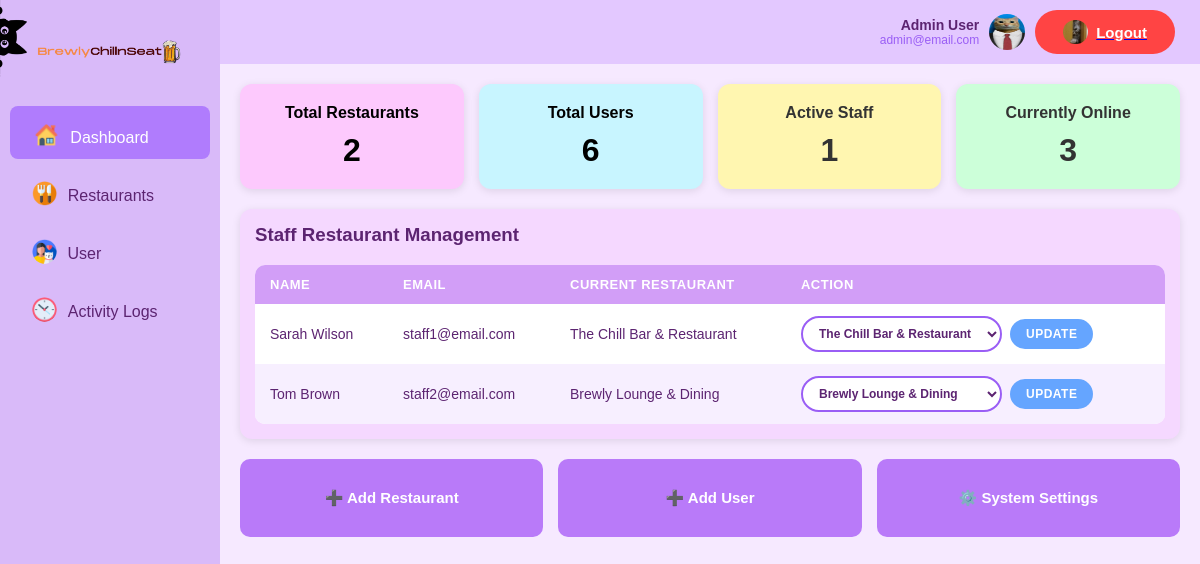
Page /project/superadmin/index.php (signed in) on the committed database.
### tables this page shows
CREATE TABLE `staff` (
  `staff_id` int(11) NOT NULL,
  `user_id` int(11) NOT NULL,
  `restaurant_id` int(11) NOT NULL
);

CREATE TABLE `user` (
  `user_id` int(11) NOT NULL,
  `email` varchar(100) NOT NULL,
  `username` varchar(50) NOT NULL,
  `password` varchar(255) NOT NULL,
  `firstname` varchar(50) NOT NULL,
  `lastname` varchar(50) NOT NULL,
  `dob` date NOT NULL,
  `user_phone` varchar(10) NOT NULL,
  `role` enum('CUSTOMER','STAFF','ADMIN') NOT NULL DEFAULT 'CUSTOMER',
  `user_created_at` datetime DEFAULT CURRENT_TIMESTAMP,
  `is_active` enum('Y','N') DEFAULT 'N'
);

CREATE TABLE `restaurant` (
  `restaurant_id` int(11) NOT NULL,
  `rest_name` varchar(100) NOT NULL,
  `rest_description` text NOT NULL,
  `open_time` time NOT NULL,
  `close_time` time NOT NULL,
  `rest_phone` varchar(10) NOT NULL,
  `rest_status` enum('OPEN','CLOSED') DEFAULT 'OPEN',
  `rest_address` text NOT NULL,
  `rest_email` varchar(100) NOT NULL
);

### project/superadmin/index.php (the view, shortened to what this page needs)
<?php
require_once('../connect.php');
$conn = $mysqli;
$stmt = $conn->query("SELECT COUNT(*) as total FROM restaurant");
$totalRestaurants = $stmt->fetch_assoc()['total'];
$stmt = $conn->query("SELECT COUNT(*) as total FROM user");
$totalUsers = $stmt->fetch_assoc()['total'];
$stmt = $conn->query("SELECT COUNT(*) as total FROM user WHERE UPPER(role) = 'STAFF' AND is_active = 'Y'");
$activeStaff = $stmt->fetch_assoc()['total'];
$stmt = $conn->query("SELECT COUNT(*) as total FROM user WHERE is_active = 'Y'");
$currentlyOnline = $stmt->fetch_assoc()['total'];
$staff_query = "SELECT u.user_id, u.firstname, u.lastname, u.email,
                       s.staff_id, s.restaurant_id, r.rest_name
                FROM user u
                LEFT JOIN staff s ON u.user_id = s.user_id
                LEFT JOIN restaurant r ON s.restaurant_id = r.restaurant_id
                WHERE LOWER(u.role) = 'staff'
                ORDER BY u.firstname, u.lastname";
$staff_result = $conn->query($staff_query);
$restaurants_query = "SELECT restaurant_id, rest_name FROM restaurant ORDER BY rest_name";
$restaurants_result = $conn->query($restaurants_query);
$restaurants = [];
while ($row = $restaurants_result->fetch_assoc()) {
    $restaurants[] = $row;
}
?>
<!DOCTYPE html>
<html lang="th">
<head>
  <link rel="stylesheet" href="style.css">
</head>
<body>
  <div class="sidebar">
    <div class="logo"><img src="logo.png" alt="BrewlyChillInSeat Logo"></div>
    <div class="menu">
      <a href="index.php" class="active"><img src="homepage.png" alt="homepage" style="height:25px;border-radius:22px; object-fit:contain;position:relative; top:5px;"> Dashboard</a>
      <a href="restaurants.php"><img src="restaurant.png" alt="restaurant" style="height:25px;border-radius:22px; object-fit:contain;position:relative; top:5px; right:-2px;"> <span style="margin-left:8px;">Restaurants</span></a>
      <a href="users.php"><img src="usericon.png" alt="usericon" style="height:25px;border-radius:22px; object-fit:contain;position:relative; top:5px; right:-2px;"> <span style="margin-left:8px;">User</span></a>
      <a href="activity_log.php"><img src="time.png" alt="time" style="height:25px;border-radius:22px; object-fit:contain;position:relative; top:5px; right:-2px;"> <span style="margin-left:8px;">Activity Logs</span></a>
    </div>
  </div>
  <div class="main">
    <div class="header">
      <div class="profile-info">
        <div class="profile">
          <div class="profile-details">
            <div class="profile-name"><?php echo htmlspecialchars($_SESSION['firstname'] . ' ' . $_SESSION['lastname']); ?></div>
            <div class="profile-email"><?php echo htmlspecialchars($_SESSION['email']); ?></div>
          </div>
        </div>
        <img src="catsuitv2.jpeg" alt="profile" style="height:36px;width:36px;border-radius:22px;">
        <a href="?logout=true" ><button class="logout-btn"><img src="catout.jpeg" alt="catout" style="height:24px;border-radius:22px; object-fit:contain;"> Logout</button></a>
      </div>
    </div>
    <div class="content">
      <div class="stats">
        <div class="stat-box pink">Total Restaurants<b><?php echo $totalRestaurants; ?></b></div>
        <div class="stat-box cyan">Total Users<b><?php echo $totalUsers; ?></b></div>
        <div class="stat-box yellow">Active Staff<b><?php echo $activeStaff; ?></b></div>
        <div class="stat-box green">Currently Online<b><?php echo $currentlyOnline; ?></b></div>
      </div>
      <div class="table-section">
        <h3>Staff Restaurant Management</h3>
        <table>
          <thead>
            <tr><th>Name</th><th>Email</th><th>Current Restaurant</th><th>Action</th></tr>
          </thead>
          <tbody>
            <?php
            if ($staff_result && $staff_result->num_rows > 0) {
                while($row = $staff_result->fetch_assoc()) {
                    echo "<tr>";
                    echo "<td>" . htmlspecialchars($row['firstname'] . ' ' . $row['lastname']) . "</td>";
                    echo "<td>" . htmlspecialchars($row['email']) . "</td>";
                    echo "<td>" . ($row['rest_name'] ? htmlspecialchars($row['rest_name']) : '-') . "</td>";
                    echo "<td>";
                    echo "<form method='POST' class='edit-restaurant-form'>";
                    echo "<select name='restaurant_id' class='restaurant-select' required>";
                    foreach ($restaurants as $restaurant) {
                        $selected = ($restaurant['restaurant_id'] == $row['restaurant_id']) ? ' selected' : '';
                        echo "<option value='" . $restaurant['restaurant_id'] . "'" . $selected . ">" . htmlspecialchars($restaurant['rest_name']) . "</option>";
                    }
                    echo "</select>";
                    echo "<button type='submit' name='update_staff_restaurant' class='update-btn'>Update</button>";
                    echo "</form>";
                    echo "</td></tr>";
                }
            } else {
                echo "<tr><td colspan='4' style='text-align: center; padding: 20px;'>No staff found</td></tr>";
            }
            ?>
          </tbody>
        </table>
      </div>
      <div class="action-buttons">
        <button onclick="openRestaurantModal()">➕ Add Restaurant</button>
        <button onclick="openUserModal()">➕ Add User</button>
        <button onclick="openSystemModal()">⚙️ System Settings</button>
      </div>
    </div>
  </div>
</body>
</html>

### project/superadmin/style.css (style rules this page uses)
body { font-family: 'Poppins', sans-serif; margin: 0; background-color: #f6e9ff; display: flex; height: 100vh; }
.sidebar { width: 220px; background-color: #d9baf9; padding-top: 30px; display: flex; flex-direction: column; align-items: center; }
.logo { width: 100%; padding: 10px 0 30px 0; text-align: center; }
.logo img { max-width: 150px; height: auto; display: block; margin: 0 auto; border-radius: 6px; }
.menu { width: 100%; }
.menu a { display: block; color: #5c2471; padding: 12px 20px; text-decoration: none; align-items: center; gap: 10px; font-weight: 500; border-radius: 8px; margin: 5px 10px; transition: background-color 0.3s ease; }
.menu a.active { background-color: #b07cfd; color : #FFF; }
.header { background-color: #e3c8ff; display: flex; justify-content: space-between; align-items: center; padding: 10px 25px; }
.profile { display: flex; align-items: center; gap: 10px; }
.profile-name { font-weight: 600; color: #5c2471; font-size: 14px; }
.main { flex: 1; display: flex; flex-direction: column; overflow-y: auto; }
.content { flex: 1; padding: 20px; }
.table-section { background-color: #f5d8ff; border-radius: 12px; padding: 15px; box-shadow: 0 2px 8px rgba(0, 0, 0, 0.1); }
.table-section h3 { margin-top: 0; color: #5c2471; }
table { width: 100%; border-collapse: collapse; background-color: white; border-radius: 10px; overflow: hidden; }
th, td { padding: 12px 15px; text-align: left; }
th { background-color: #d29ef7; color: white; font-weight: 600; text-transform: uppercase; font-size: 13px; letter-spacing: 0.5px; }
tr:nth-child(even) { background-color: #f7efff; }
td { color: #5c2471; font-size: 14px; }

### project/superadmin/index.php (style rules this page uses)
.stats { display: flex; gap: 15px; margin-bottom: 20px; }
.stat-box { flex: 1; background-color: white; border-radius: 12px; padding: 20px; text-align: center; font-weight: 600; color: white; box-shadow: 0 2px 8px rgba(0,0,0,0.1); }
.stat-box b { font-size: 32px; display: block; margin-top: 10px; }
.pink { background-color: #FDC9FD; color: #000000ff; }
.cyan { background-color: #C8F5FF; color: #000000ff; }
.yellow { background-color: #FFF6B0; color: #333; }
.green { background-color: #CCFFD9; color: #333; }
.edit-restaurant-form { display: inline-flex; align-items: center; gap: 8px; }
.restaurant-select { padding: 8px 12px; border: 2px solid #9a5ef5; border-radius: 20px; background: white; color: #5c2471; font-weight: 600; font-size: 12px; cursor: pointer; outline: none; min-width: 180px; }
.update-btn { padding: 8px 16px; background: #65a5ffff; color: white; border: none; border-radius: 20px; font-weight: 600; font-size: 12px; cursor: pointer; transition: all 0.2s; text-transform: uppercase; letter-spacing: 0.5px; }
.action-buttons { display: flex; gap: 15px; margin-top: 20px; }
.action-buttons button { background-color: #b97af9ff; border: none; color: white; font-weight: 600; font-size: 15px; padding: 30px 20px; border-radius: 10px; cursor: pointer; flex: 1; transition: background-color 0.3s ease; }
.logout-btn { display: flex; align-items: center; justify-content: center; gap: 8px; padding: 10px 28px; background: #ff4444; color: white; border: none; border-radius: 25px; text-decoration: none; font-size: 15px; font-weight: 600; transition: all 0.2s; }
.profile-info { display: flex; align-items: center; gap: 10px; }
.profile-details { text-align: right; }
.profile-name { font-weight: 600; color: #5c2471; font-size: 14px; }
.profile-email { font-size: 12px; color: #9a5ef5; }
table td { vertical-align: middle; padding: 12px 15px; }

### rows in the picture
staff: user.lastname "Sarah Wilson", user.email "staff1@email.com", restaurant.rest_name "The Chill Bar & Restaurant"
staff: user.lastname "Tom Brown", user.email "staff2@email.com", restaurant.rest_name "Brewly Lounge & Dining"

### other values in the picture
$_SESSION['firstname'] . ' ' . $_SESSION['lastname'] "Admin User"
$_SESSION['email'] "admin@email.com"
$totalRestaurants "2"
$totalUsers "6"
$activeStaff "1"
$currentlyOnline "3"
form field restaurant_id "The Chill Bar & Restaurant"
form field restaurant_id "Brewly Lounge & Dining"
